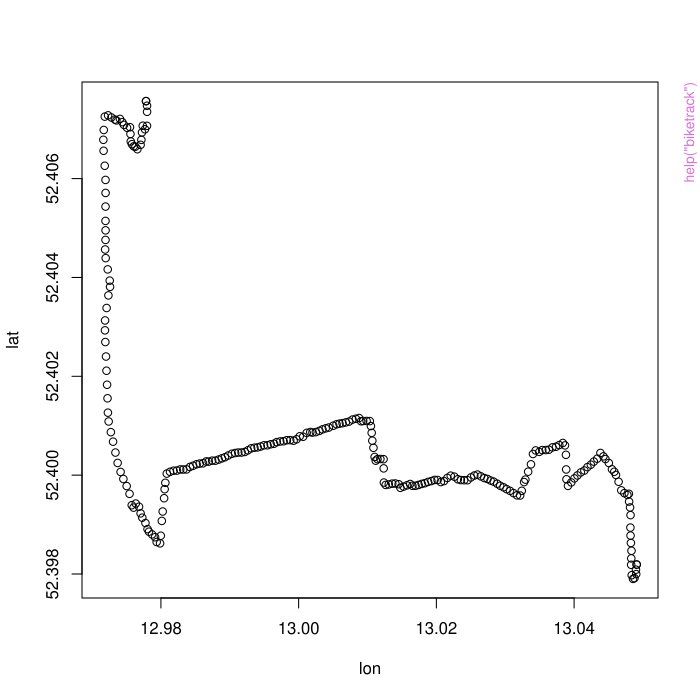

The script that drew this image:
pkgname <- "OSMscale"
source(file.path(R.home("share"), "R", "examples-header.R"))
options(warn = 1)
options(pager = "console")
library('OSMscale')

base::assign(".oldSearch", base::search(), pos = 'CheckExEnv')
base::assign(".old_wd", base::getwd(), pos = 'CheckExEnv')
cleanEx()
nameEx("OSMscale-package")
### * OSMscale-package

flush(stderr()); flush(stdout())

### Name: OSMscale-package
### Title: Add a Scalebar to OpenStreetMap Plots
### Aliases: OSMscale-package OSMscale
### Keywords: documentation package

### ** Examples






cleanEx()
nameEx("biketrack")
### * biketrack

flush(stderr()); flush(stdout())

### Name: biketrack
### Title: GPS recorded bike track
### Aliases: biketrack
### Keywords: datasets

### ** Examples


data(biketrack)
plot(biketrack[,1:2])
# see equidistPoints




cleanEx()
nameEx("checkLL")
### * checkLL

flush(stderr()); flush(stdout())

### Name: checkLL
### Title: lat-long coordinate check
### Aliases: checkLL

### ** Examples

checkLL(lat=52, long=130)
checkLL(130, 52, fun=message)
checkLL(85:95, 0, fun=message)

d <- data.frame(x=0, y=0)
checkLL(y,x, d)

# informative errors:
library("berryFunctions")
is.error(   checkLL(85:95, 0, fun="message"),  tell=TRUE)
is.error(   checkLL(170,35),  tell=TRUE)

mustfail <- function(expr) stopifnot(berryFunctions::is.error(expr))
mustfail( checkLL(100)         )
mustfail( checkLL(100, 200)    )
mustfail( checkLL(-100, 200)   )
mustfail( checkLL(90.000001, 0)   )




cleanEx()
nameEx("degree")
### * degree

flush(stderr()); flush(stdout())

### Name: degree
### Title: decimal degree coordinate conversion
### Aliases: degree
### Keywords: character spatial

### ** Examples

# DECIMAL to DMS notation: --------------------------------------------------
degree(52.366360, 13.024181)
degree(c(52.366360, -32.599203), c(13.024181,-55.809601))
degree(52.366360, 13.024181, drop=TRUE) # vector
degree(47.001, -13.325731, digits=5)

# Use table with values instead of single vectors:
d <- read.table(header=TRUE, sep=",", text="
lat, long
 52.366360,  13.024181
-32.599203, -55.809601")
degree(lat, long, data=d)

# DMS to DECIMAL notation: --------------------------------------------------
# You can use the degree symbol and escaped quotation mark (\") as well.
degree("52'21'58.9'N", "13'1'27.1'E")
print(degree("52'21'58.9'N", "13'1'27.1'E"), digits=15)

d2 <- read.table(header=TRUE, stringsAsFactors=FALSE, text="
lat long
52'21'58.9'N 13'01'27.1'E
32'35'57.1'S 55'48'34.6'W") # columns cannot be comma-separated!
degree(lat, long, data=d2)

# Rounding error checks: ----------------------------------------------------
oo <- options(digits=15)
d
degree(lat, long, data=degree(lat, long, d))
degree(lat, long, data=degree(lat, long, d, digits=3))
options(oo)
stopifnot(all(degree(lat,long,data=degree(lat,long,d, digits=3))==d))




cleanEx()
nameEx("earthDist")
### * earthDist

flush(stderr()); flush(stdout())

### Name: earthDist
### Title: distance between lat-long coordinates
### Aliases: earthDist
### Keywords: spatial

### ** Examples

d <- read.table(header=TRUE, sep=",", text="
lat, long
52.514687,  13.350012   # Berlin
51.503162,  -0.131082   # London
35.685024, 139.753365") # Tokio
earthDist(lat, long, d)      # from Berlin to L and T: 928 and 8922 km
earthDist(lat, long, d, i=2) # from London to B and T: 928 and 9562 km

# slightly different with other formulas:
# install.packages("geosphere")
# geosphere::distHaversine(as.matrix(d[1,2:1]), as.matrix(d[2,2:1])) / 1000


# compare with UTM distance
set.seed(42)
d <- data.frame(lat=runif(100, 47,54), long=runif(100, 6, 15))
d2 <- projectPoints(d$lat, d$long)
d_utm <- berryFunctions::distance(d2$x[-1],d2$y[-1], d2$x[1],d2$y[1])/1000
d_earth <- earthDist(lat,long, d)[-1]
plot(d_utm, d_earth) # distances in km
hist(d_utm-d_earth) # UTM distance slightly larger than earth distance
plot(d_earth, d_utm-d_earth) # correlates with distance
berryFunctions::colPoints(d2$x[-1], d2$y[-1], d_utm-d_earth, add=FALSE)
points(d2$x[1],d2$y[1], pch=3, cex=2, lwd=2)





cleanEx()
nameEx("equidistPoints")
### * equidistPoints

flush(stderr()); flush(stdout())

### Name: equidistPoints
### Title: Evenly spaced points along path
### Aliases: equidistPoints
### Keywords: spatial

### ** Examples

library(berryFunctions) # distance, colPoints etc
x <- c(2.7, 5, 7.8, 10.8, 13.7, 15.8, 17.4, 17.7, 16.2, 15.8, 15.1, 13.1, 9.3, 4.8, 6.8, 12.2)
y <- c(2.3, 2.1, 2.6, 3.3, 3.7, 4.7, 7.6, 11.7, 12.4, 12.3, 12.3, 12.3, 12, 12.1, 17.5, 19.6)
eP <- equidistPoints(x,y, n=10) ; eP
plot(x,y, type="o", pch=4)
points(equidistPoints(x,y, n=10), col=4, pch=16)
points(equidistPoints(x,y, n=10, nint=1), col=2) # from original point set
round(distance(eP$x, eP$y), 2) # the 2.69 instead of 4.50 is in the sharp curve
# These points are quidistant along the original track

plot(x,y, type="o", pch=16, col=2)
round(sort(distance(x,y)), 2)
xn <- equidistPoints(x,y, n=10)$x
yn <- equidistPoints(x,y, n=10)$y
lines(xn,yn, type="o", pch=16)
round(sort(distance(xn,yn)), 2)
for(i in 1:8)
{
xn <- equidistPoints(xn,yn, n=10)$x
yn <- equidistPoints(xn,yn, n=10)$y
lines(xn,yn, type="o", pch=16)
print(round(sort(distance(xn,yn)), 2))
} # We may recursively get closer to equidistant along track _and_ air,
# but never actually reach it.

# Real dataset:
data(biketrack)
colPoints(lon, lat, ele, data=biketrack, add=FALSE, asp=1, pch=4, lines=TRUE)
points(equidistPoints(lon, lat, data=biketrack, n=25), pch=3, lwd=3, col=2)
bt2 <- equidistPoints(lon, lat, ele, data=biketrack, n=25)
bt2$dist <- distance(bt2$x, bt2$y)*1000
colPoints(x, y, z, data=bt2, legend=FALSE)
# in curves, crow-distance is shorter sometimes
plot(lat~lon, data=biketrack, asp=1, type="l")
colPoints(x, y, dist, data=bt2, Range=c(2.5,4), add=TRUE, asp=1, pch=3, lwd=5)
lines(lat~lon, data=biketrack)




cleanEx()
nameEx("maxEarthDist")
### * maxEarthDist

flush(stderr()); flush(stdout())

### Name: maxEarthDist
### Title: maximum distance between set of points
### Aliases: maxEarthDist
### Keywords: spatial

### ** Examples


d <- read.table(header=TRUE, text="
    x     y
9.19 45.73
6.55 58.13
7.71 71.44")

plot(d, asp=1, pch=as.character(1:3))
earthDist(y,x,d, i=2)
earthDist(y,x,d, i=3)

maxEarthDist(y,x,d)




cleanEx()
nameEx("pointsMap")
### * pointsMap

flush(stderr()); flush(stdout())

### Name: pointsMap
### Title: Get map for lat-long points
### Aliases: pointsMap
### Keywords: hplot spatial

### ** Examples

if(interactive()){
d <- read.table(sep=",", header=TRUE, text=
"lat, long # could e.g. be copied from googleMaps, rightclick on What's here?
43.221028, -123.382998
43.215348, -123.353804
43.227785, -123.368694
43.232649, -123.355895")

map <- pointsMap(lat, long, data=d)
map_utm <- pointsMap(lat, long, d, map=map, proj=putm(d$long))
axis(1); axis(2) # now in meters
projectPoints(d$lat, d$long)
scaleBar(map_utm, x=0.2, y=0.8, unit="mi", type="line", col="red", length=0.25)
pointsMap(lat, long, d[1:2,], map=map_utm, add=TRUE, col="red", pch=3, pargs=list(lwd=3))

d <- data.frame(long=c(12.95, 12.98, 13.22, 13.11), lat=c(52.40,52.52, 52.36, 52.45))
map <- pointsMap(lat,long,d, type="bing") # aerial map
}




cleanEx()
nameEx("proj")
### * proj

flush(stderr()); flush(stdout())

### Name: proj
### Title: CRS of various PROJ.4 projections
### Aliases: proj putm posm pll posm pll
### Keywords: spatial

### ** Examples

posm()
str(posm())
posm()@projargs
pll()
putm(5:14) # Germany
putm(zone=33) # Berlin




cleanEx()
nameEx("projectPoints")
### * projectPoints

flush(stderr()); flush(stdout())

### Name: projectPoints
### Title: Project lat-lon points
### Aliases: projectPoints
### Keywords: spatial

### ** Examples

library("OpenStreetMap")
lat <- runif(100, 6, 12)
lon <- runif(100, 48, 58)
plot(lat,lon)
plot(projectMercator(lat,lon), main="Mercator")
plot(projectPoints(lat,lon), main="UTM32")
stopifnot(all( projectPoints(lat,lon, to=posm()) == projectMercator(lat,lon) ))

projectPoints(c(52.4,NA),      c(13.6,12.9))
projectPoints(c(52.4,NA),      c(13.6,12.9), quiet=TRUE)
projectPoints(c(52.4,52.3,NA), c(13.6,12.9,13.1))
projectPoints(c(52.4,52.3,NA), c(13.6,NA  ,13.1))
projectPoints(c(52.4,52.3,NA), c(NA  ,12.9,13.1))

# Reference system ETRS89 with GRS80-Ellipsoid (common in Germany)
set.seed(42)
d <- data.frame(N=runif(50,5734000,6115000), E=runif(50, 33189000,33458000))
d$VALUES <- berryFunctions::rescale(d$N, 20,40) + rnorm(50, sd=5)
head(d)
c1 <- projectPoints(lat=d$N, long=d$E-33e6, to=pll(),
          from=sp::CRS("+proj=utm +zone=33 +ellps=GRS80 +units=m +no_defs") )
c2 <- projectPoints(y, x, data=c1, to=posm() )
head(c1)
head(c2)

## Not run: 
##D  # not checked on CRAN because of file opening
##D map <- pointsMap(y,x, c1, plot=FALSE)
##D pdf("ETRS89.pdf")
##D par(mar=c(0,0,0,0))
##D plot(map)
##D rect(par("usr")[1], par("usr")[3], par("usr")[2], par("usr")[4],
##D      col=berryFunctions::addAlpha("white", 0.7))
##D scaleBar(map, y=0.2, abslen=100)
##D points(c2)
##D berryFunctions::colPoints(c2$x, c2$y, d$VALUE )
##D dev.off()
##D system2("open", "ETRS89.pdf")  # on Linux, try "xdg-open"
##D #unlink("ETRS89.pdf")
## End(Not run)




cleanEx()
nameEx("randomPoints")
### * randomPoints

flush(stderr()); flush(stdout())

### Name: randomPoints
### Title: Distanced random points
### Aliases: randomPoints
### Keywords: datagen spatial

### ** Examples


P <- randomPoints(xmin=200,xmax=700, ymin=300,ymax=680, number=60,mindist=10, asp=1)
rect(xleft=200, ybottom=300, xright=700, ytop=680, col=NA, border=1)

format( round(P,4), trim=FALSE)

for(i in 1:10)
{
rp <- randomPoints(xmin=0,xmax=20, ymin=0,ymax=20, number=20, mindist=3, plot=FALSE)
plot(rp, las=1, asp=1, pch=16)
abline(h=0:30*2, v=0:30*2, col=8); box()
for(i in 1:nrow(rp))
    berryFunctions::circle(rp$x[i],rp$y[i], r=3, col=rgb(1,0,0,alpha=0.2), border=NA)
}




cleanEx()
nameEx("scaleBar")
### * scaleBar

flush(stderr()); flush(stdout())

### Name: scaleBar
### Title: scalebar for OSM plots
### Aliases: scaleBar
### Keywords: aplot spatial

### ** Examples

if(interactive()){
d <- data.frame(long=c(12.95, 12.98, 13.22, 13.11), lat=c(52.40,52.52, 52.36, 52.45))
map <- pointsMap(lat,long,d, scale=FALSE, zoom=9)
coord <- scaleBar(map)  ; coord
scaleBar(map, bg=berryFunctions::addAlpha("white", 0.7))
scaleBar(map, 0.3, 0.05, unit="m", length=0.45, type="line")
scaleBar(map, 0.3, 0.5, unit="km", abslen=5, col=4:5, lwd=3)
scaleBar(map, 0.3, 0.8, unit="mi", col="red", targ=list(col="blue", font=2), type="line")

# I don't like subdivisions, but if you wanted them, you could use:
scaleBar(map, 0.12, 0.28, abslen=10, adj=c(0.5, -1.5)  )
scaleBar(map, 0.12, 0.28, abslen=4, adj=c(0.5, -1.5), targs=list(col="transparent"), label="" )
}

## Not run: 
##D  # don't download too many maps in R CMD check
##D d <- read.table(header=TRUE, sep=",", text="
##D lat, long
##D 52.514687,  13.350012   # Berlin
##D 51.503162,  -0.131082   # London
##D 35.685024, 139.753365") # Tokio
##D map <- pointsMap(lat, long, d, zoom=2, abslen=5000, y=0.7)
##D scaleBar(map, y=0.5, abslen=5000)   # in mercator projections, scale bars are not
##D scaleBar(map, y=0.3, abslen=5000)   # transferable to other latitudes
##D 
##D map_utm <- pointsMap(lat, long, d[1:2,], proj=putm(long=d$long[1:2]),
##D                      zoom=4, y=0.7, abslen=500)
##D scaleBar(map_utm, y=0.5, abslen=500) # transferable in UTM projection
##D scaleBar(map_utm, y=0.3, abslen=500)
## End(Not run)

## Not run: 
##D  ## Too much downloading time, too error-prone
##D # Tests around the world
##D par(mfrow=c(1,2), mar=rep(1,4))
##D long <- runif(2, -180, 180) ;  lat <- runif(2, -90, 90)
##D long <- 0:50 ;  lat <- 0:50
##D map <- pointsMap(lat, long)
##D map2 <- pointsMap(lat, long, map=map, proj=putm(long=long))
## End(Not run)

## Not run: 
##D  ## excluded from tests to avoid package dependencies
##D berryFunctions::require2("SDMTools")
##D berryFunctions::require2("raster")
##D berryFunctions::require2("mapmisc")
##D par(mar=c(0,0,0,0))
##D map <- OSMscale::pointsMap(long=c(12.95, 13.22), lat=c(52.52, 52.36))
##D SDMTools::Scalebar(x=1443391,y=6889679,distance=10000)
##D raster::scalebar(d=10000, xy=c(1443391,6884254))
##D OSMscale::scaleBar(map, x=0.35, y=0.45, abslen=5)
##D library(mapmisc) # otherwise rbind for SpatialPoints is not found
##D mapmisc::scaleBar(map$tiles[[1]]$projection, seg.len=10, pos="center", bg="transparent")
## End(Not run)




cleanEx()
nameEx("triangleArea")
### * triangleArea

flush(stderr()); flush(stdout())

### Name: triangleArea
### Title: Area of a triangle
### Aliases: triangleArea
### Keywords: spatial

### ** Examples


a <- c(1,5.387965,9); b <- c(1,1,5)
plot(a[c(1:3,1)], b[c(1:3,1)], type="l", asp=1)#; grid()

triangleArea(a,b)
#triangleArea(a,b[1:2])




### * <FOOTER>
###
cleanEx()
options(digits = 7L)
base::cat("Time elapsed: ", proc.time() - base::get("ptime", pos = 'CheckExEnv'),"\n")
grDevices::dev.off()
###
### Local variables: ***
### mode: outline-minor ***
### outline-regexp: "\\(> \\)?### [*]+" ***
### End: ***
quit('no')
